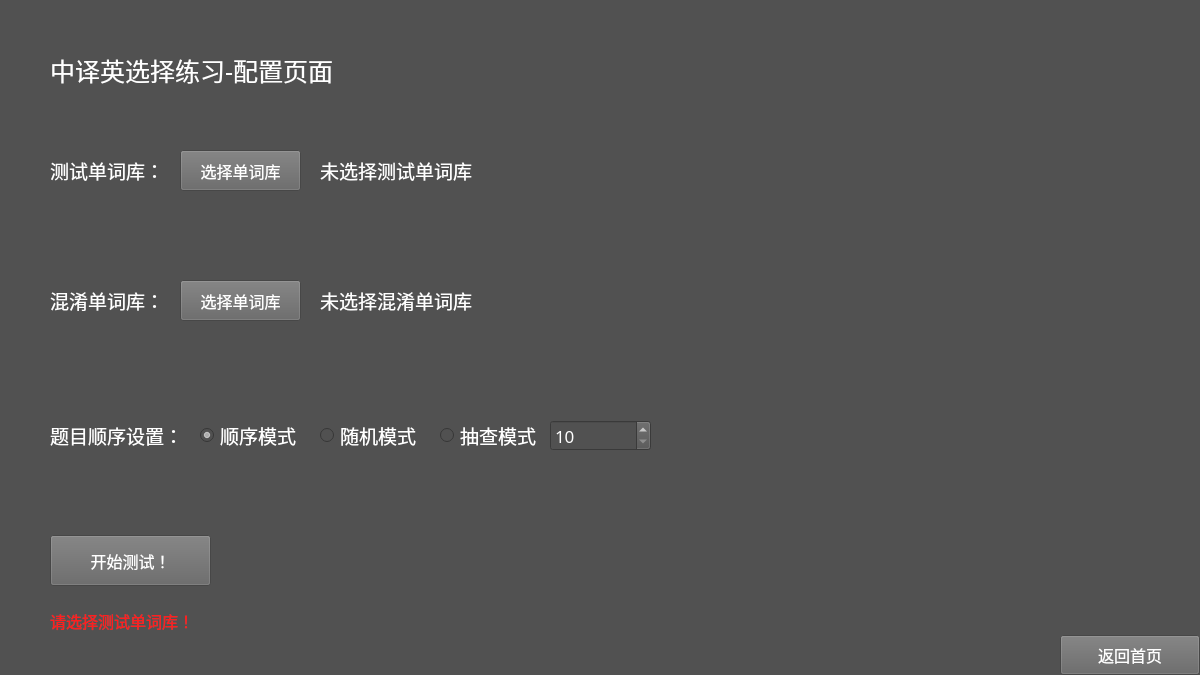
<?xml version="1.0" encoding="UTF-8"?>
<ui version="4.0">
 <class>ChooseMenu</class>
 <widget class="QFrame" name="ChooseMenu">
  <property name="geometry">
   <rect>
    <x>0</x>
    <y>0</y>
    <width>1200</width>
    <height>675</height>
   </rect>
  </property>
  <property name="windowTitle">
   <string>Frame</string>
  </property>
  <property name="styleSheet">
   <string notr="true">background-color: rgb(81, 81, 81);</string>
  </property>
  <widget class="QLabel" name="labelConfuseInfo">
   <property name="geometry">
    <rect>
     <x>320</x>
     <y>280</y>
     <width>551</width>
     <height>41</height>
    </rect>
   </property>
   <property name="font">
    <font>
     <family>等线</family>
     <pointsize>14</pointsize>
    </font>
   </property>
   <property name="styleSheet">
    <string notr="true">color: rgb(255, 255, 255);</string>
   </property>
   <property name="text">
    <string>未选择混淆单词库</string>
   </property>
  </widget>
  <widget class="QLabel" name="labelTitle">
   <property name="geometry">
    <rect>
     <x>50</x>
     <y>40</y>
     <width>471</width>
     <height>61</height>
    </rect>
   </property>
   <property name="font">
    <font>
     <family>等线</family>
     <pointsize>19</pointsize>
    </font>
   </property>
   <property name="styleSheet">
    <string notr="true">color: rgb(255, 255, 255);</string>
   </property>
   <property name="text">
    <string>中译英选择练习-配置页面</string>
   </property>
  </widget>
  <widget class="QPushButton" name="pushButtonStart">
   <property name="geometry">
    <rect>
     <x>50</x>
     <y>535</y>
     <width>161</width>
     <height>51</height>
    </rect>
   </property>
   <property name="font">
    <font>
     <family>等线</family>
     <pointsize>12</pointsize>
    </font>
   </property>
   <property name="styleSheet">
    <string notr="true">background-color: rgb(100, 100, 100);
color: rgb(255, 255, 255);</string>
   </property>
   <property name="text">
    <string>开始测试！</string>
   </property>
  </widget>
  <widget class="QLabel" name="labelTest">
   <property name="geometry">
    <rect>
     <x>50</x>
     <y>150</y>
     <width>121</width>
     <height>41</height>
    </rect>
   </property>
   <property name="font">
    <font>
     <family>等线</family>
     <pointsize>14</pointsize>
    </font>
   </property>
   <property name="styleSheet">
    <string notr="true">color: rgb(255, 255, 255);</string>
   </property>
   <property name="text">
    <string>测试单词库：</string>
   </property>
  </widget>
  <widget class="QLabel" name="labelConfuse">
   <property name="geometry">
    <rect>
     <x>50</x>
     <y>280</y>
     <width>121</width>
     <height>41</height>
    </rect>
   </property>
   <property name="font">
    <font>
     <family>等线</family>
     <pointsize>14</pointsize>
    </font>
   </property>
   <property name="styleSheet">
    <string notr="true">color: rgb(255, 255, 255);</string>
   </property>
   <property name="text">
    <string>混淆单词库：</string>
   </property>
  </widget>
  <widget class="QPushButton" name="pushButtonConfuse">
   <property name="geometry">
    <rect>
     <x>180</x>
     <y>280</y>
     <width>121</width>
     <height>41</height>
    </rect>
   </property>
   <property name="font">
    <font>
     <family>等线</family>
     <pointsize>12</pointsize>
    </font>
   </property>
   <property name="styleSheet">
    <string notr="true">background-color: rgb(100, 100, 100);
color: rgb(255, 255, 255);</string>
   </property>
   <property name="text">
    <string>选择单词库</string>
   </property>
  </widget>
  <widget class="QPushButton" name="pushButtonExit">
   <property name="geometry">
    <rect>
     <x>1060</x>
     <y>635</y>
     <width>140</width>
     <height>40</height>
    </rect>
   </property>
   <property name="font">
    <font>
     <family>等线</family>
     <pointsize>12</pointsize>
    </font>
   </property>
   <property name="styleSheet">
    <string notr="true">background-color: rgb(100, 100, 100);
color: rgb(255, 255, 255);</string>
   </property>
   <property name="text">
    <string>返回首页</string>
   </property>
  </widget>
  <widget class="QPushButton" name="pushButtonTest">
   <property name="geometry">
    <rect>
     <x>180</x>
     <y>150</y>
     <width>121</width>
     <height>41</height>
    </rect>
   </property>
   <property name="font">
    <font>
     <family>等线</family>
     <pointsize>12</pointsize>
    </font>
   </property>
   <property name="styleSheet">
    <string notr="true">background-color: rgb(100, 100, 100);
color: rgb(255, 255, 255);</string>
   </property>
   <property name="text">
    <string>选择单词库</string>
   </property>
  </widget>
  <widget class="QLabel" name="labelTestInfo">
   <property name="geometry">
    <rect>
     <x>320</x>
     <y>150</y>
     <width>551</width>
     <height>41</height>
    </rect>
   </property>
   <property name="font">
    <font>
     <family>等线</family>
     <pointsize>14</pointsize>
    </font>
   </property>
   <property name="styleSheet">
    <string notr="true">color: rgb(255, 255, 255);</string>
   </property>
   <property name="text">
    <string>未选择测试单词库</string>
   </property>
  </widget>
  <widget class="QLabel" name="labelFailed">
   <property name="geometry">
    <rect>
     <x>50</x>
     <y>605</y>
     <width>441</width>
     <height>31</height>
    </rect>
   </property>
   <property name="font">
    <font>
     <family>等线</family>
     <pointsize>12</pointsize>
    </font>
   </property>
   <property name="styleSheet">
    <string notr="true">color: rgb(255, 30, 30);</string>
   </property>
   <property name="text">
    <string>请选择测试单词库！</string>
   </property>
  </widget>
  <widget class="QLabel" name="labelOrder">
   <property name="geometry">
    <rect>
     <x>50</x>
     <y>415</y>
     <width>131</width>
     <height>41</height>
    </rect>
   </property>
   <property name="font">
    <font>
     <family>等线</family>
     <pointsize>14</pointsize>
    </font>
   </property>
   <property name="styleSheet">
    <string notr="true">color: rgb(255, 255, 255);</string>
   </property>
   <property name="text">
    <string>题目顺序设置：</string>
   </property>
  </widget>
  <widget class="QRadioButton" name="radioButtonOrdered">
   <property name="geometry">
    <rect>
     <x>200</x>
     <y>420</y>
     <width>121</width>
     <height>31</height>
    </rect>
   </property>
   <property name="font">
    <font>
     <family>等线</family>
     <pointsize>14</pointsize>
    </font>
   </property>
   <property name="styleSheet">
    <string notr="true">color: rgb(255, 255, 255);</string>
   </property>
   <property name="text">
    <string>顺序模式</string>
   </property>
   <property name="checked">
    <bool>true</bool>
   </property>
   <property name="autoExclusive">
    <bool>true</bool>
   </property>
  </widget>
  <widget class="QRadioButton" name="radioButtonRandom">
   <property name="geometry">
    <rect>
     <x>320</x>
     <y>420</y>
     <width>121</width>
     <height>31</height>
    </rect>
   </property>
   <property name="font">
    <font>
     <family>等线</family>
     <pointsize>14</pointsize>
    </font>
   </property>
   <property name="styleSheet">
    <string notr="true">color: rgb(255, 255, 255);</string>
   </property>
   <property name="text">
    <string>随机模式</string>
   </property>
   <property name="checked">
    <bool>false</bool>
   </property>
  </widget>
  <widget class="QRadioButton" name="radioButtonSelect">
   <property name="geometry">
    <rect>
     <x>440</x>
     <y>420</y>
     <width>101</width>
     <height>31</height>
    </rect>
   </property>
   <property name="font">
    <font>
     <family>等线</family>
     <pointsize>14</pointsize>
    </font>
   </property>
   <property name="styleSheet">
    <string notr="true">color: rgb(255, 255, 255);</string>
   </property>
   <property name="text">
    <string>抽查模式</string>
   </property>
   <property name="checked">
    <bool>false</bool>
   </property>
  </widget>
  <widget class="QSpinBox" name="spinBoxSelect">
   <property name="geometry">
    <rect>
     <x>550</x>
     <y>420</y>
     <width>101</width>
     <height>31</height>
    </rect>
   </property>
   <property name="font">
    <font>
     <family>等线</family>
     <pointsize>13</pointsize>
    </font>
   </property>
   <property name="styleSheet">
    <string notr="true">color: rgb(255, 255, 255);</string>
   </property>
   <property name="minimum">
    <number>10</number>
   </property>
   <property name="maximum">
    <number>10000</number>
   </property>
   <property name="singleStep">
    <number>10</number>
   </property>
  </widget>
 </widget>
 <resources/>
 <connections/>
</ui>
